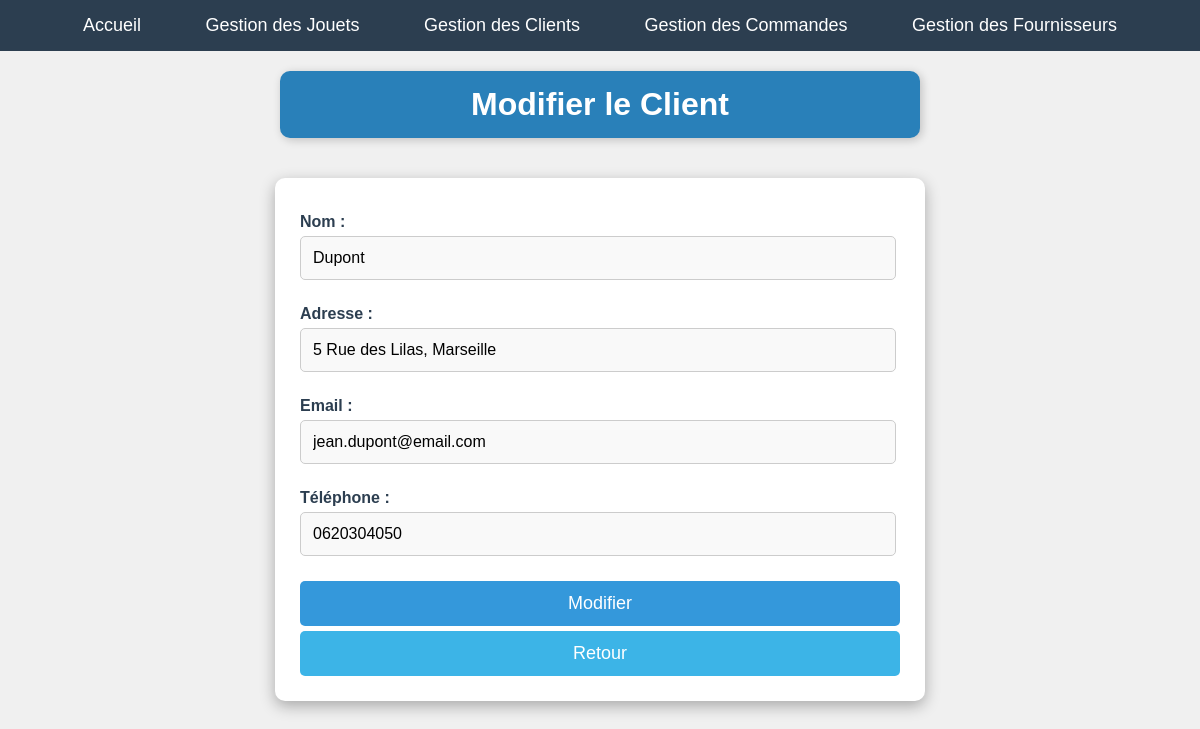
The page /clients/modifier.php?id=1 on the database its author committed.
### tables this page shows
CREATE TABLE `client` (
  `ID_Client` int(11) NOT NULL,
  `Nom` varchar(255) NOT NULL,
  `Prenom` varchar(255) NOT NULL,
  `Email` varchar(255) NOT NULL,
  `Adresse` varchar(255) NOT NULL,
  `Telephone` varchar(20) NOT NULL
);

### clients/modifier.php (the view, shortened to what this page needs)
<?php
include "../db.php";
if (isset($_GET['id']) && is_numeric($_GET['id'])) {
    $id = intval($_GET['id']);
    $stmt = $conn->prepare("SELECT * FROM client WHERE ID_Client = ?");
    $stmt->bind_param("i", $id);
    $stmt->execute();
    $result = $stmt->get_result();
    if ($result->num_rows == 1) {
        $client = $result->fetch_assoc();
    } else {
        echo "<p>Client introuvable.</p>";
        exit;
    }
} else {
    echo "<p>ID invalide.</p>";
    exit;
}
?>
<!DOCTYPE html>
<html lang="fr">
<head>
    <link rel="stylesheet" href="../style.css">
</head>
<body>
    <?php include "../base/nav.php"; ?>
    <h1>Modifier le Client</h1>
    <div class="form-container">
        <form method="POST">
            <label>Nom :</label>
            <input type="text" name="nom" value="<?php echo htmlspecialchars($client['Nom']); ?>" required>
            <label>Adresse :</label>
            <input type="text" name="adresse" value="<?php echo htmlspecialchars($client['Adresse']); ?>" required>
            <label>Email :</label>
            <input type="email" name="email" value="<?php echo htmlspecialchars($client['Email']); ?>" required>
            <label>Téléphone :</label>
            <input type="text" name="telephone" value="<?php echo htmlspecialchars($client['Telephone']); ?>" required>
            <button type="submit">Modifier</button>
            <a class='edit-btn-cancel' href="liste.php">Retour</a>
        </form>
    </div>
</body>
</html>

### style.css (style rules this page uses)
body { font-family: Arial, sans-serif; margin: 0; padding: 0; background-color: #f0f0f0; }
h1 { text-align: center; font-size: 32px; font-weight: bold; color: white; background-color: #2980b9; padding: 15px 20px; border-radius: 10px; box-shadow: 2px 2px 10px rgba(0, 0, 0, 0.2); margin: 20px auto; width: 80%; max-width: 600px; }
.edit-btn-cancel { text-decoration: none; color: white; background-color: #3cb4e7; margin-top:5px; padding: 12px; font-size:18px; border-radius: 5px; transition: background 0.3s ease; display: flex; justify-content: center; align-items: center; text-align: center; }
.form-container { width: 50%; margin: 40px auto; background: #ffffff; padding: 25px; border-radius: 10px; box-shadow: 0 5px 15px rgba(0, 0, 0, 0.3); text-align: left; }
.form-container label { display: block; font-weight: bold; margin: 10px 0 5px; color: #2c3e50; }
.form-container input, .form-container select, .form-container textarea { width: 95%; padding: 12px; margin-bottom: 15px; border: 1px solid #ccc; border-radius: 5px; font-size: 16px; background-color: #f9f9f9; }
.form-container button { width: 100%; background-color: #3498db; color: white; border: none; padding: 12px; font-size: 18px; border-radius: 5px; cursor: pointer; transition: background 0.3s; }
.form-container button { margin-top: 10px; margin-right: 10px; }

### rows shown on the page
client: nom "Dupont", adresse "5 Rue des Lilas, Marseille", email "jean.dupont@email.com", telephone "0620304050"
